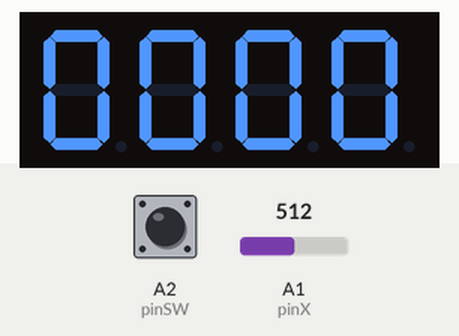
Bench run of a sketch on a simulated Arduino Uno, built with avr-gcc and run on an emulated ATmega328P. Parts: 4-digit seven-segment display. Wiring (inferred from the names in the program): 4-digit 7-segment display, segments lit when HIGH: segments pin 12, pin 8, pin 5, pin 3, pin 2, pin 11, pin 6, pin 4; digit selects pin 7, pin 9, pin 10, pin 13. The inputs (shaded band) are chosen by the test bench; at power-on: A2 (pinSW) HIGH, A1 (pinX) = 512. The segment pins are drawn as the display they are named for; what the sketch prints to the serial monitor is not drawn.

Above: at 1.2 s.
1.3 s: A2 (pinSW) pulled LOW for 0.15 s
2.9 s: A1 (pinX) set to 390
Timing chart, 0 to 5.9 s (numbered marks = the images above; inputs shaded):
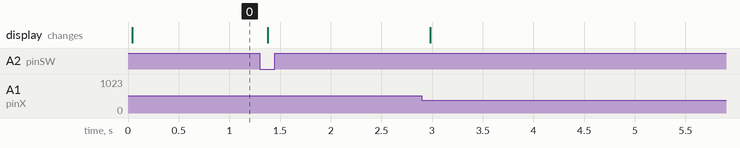

The sketch:

lab5-4x7segmentjoystick.ino
```cpp
const int pinA = 12;
const int pinB = 8;
const int pinC = 5;
const int pinD = 3;
const int pinE = 2;
const int pinF = 11;
const int pinG = 6;
const int pinDP = 4;
const int pinD1 = 7;
const int pinD2 = 9;
const int pinD3 = 10;
const int pinD4 = 13;

// declare all the joystick pins
const int pinSW = A2; // digital pin connected to switch output
const int pinX = A1; // A1 - analog pin connected to X output
const int pinY = A0; // A0 - analog pin connected to Y output

const int segSize = 8;

const int noOfDisplays = 4;
const int noOfDigits = 10;

byte editingDigit = -1;
byte dpState = HIGH;

int swState = LOW;
int lastSwState = LOW;
int switchValue;
int xValue = 0;
int yValue = 0;

int currentNumber = 0;
unsigned long delayBlinking = 300;  // incrementing interval
unsigned long lastBlinking = 0;

int minThreshold = 400;
int maxThreshold = 600;
bool joyMoved = false;

enum State {
  NO_SELECTION, SELECTING_DIGIT, EDITING_DIGIT
}currentState;

int pow10(int n)
{
    static int pow10[10] = {
        1, 10, 100, 1000
    };

    return pow10[n];
}

// segments array, similar to before
int segments[segSize] = {
  pinA, pinB, pinC, pinD, pinE, pinF, pinG, pinDP
};
// digits array, to switch between them easily
int digits[noOfDisplays] = {
  pinD1, pinD2, pinD3, pinD4
};

byte digitMatrix[noOfDigits][segSize - 1] = {
  // a  b  c  d  e  f  g
  {1, 1, 1, 1, 1, 1, 0}, // 0
  {0, 1, 1, 0, 0, 0, 0}, // 1
  {1, 1, 0, 1, 1, 0, 1}, // 2
  {1, 1, 1, 1, 0, 0, 1}, // 3
  {0, 1, 1, 0, 0, 1, 1}, // 4
  {1, 0, 1, 1, 0, 1, 1}, // 5
  {1, 0, 1, 1, 1, 1, 1}, // 6
  {1, 1, 1, 0, 0, 0, 0}, // 7
  {1, 1, 1, 1, 1, 1, 1}, // 8
  {1, 1, 1, 1, 0, 1, 1}  // 9
};


void displayNumber(byte digit, byte decimalPoint) {
  for (int i = 0; i < segSize - 1; i++) {
    digitalWrite(segments[i], digitMatrix[digit][i]);
  }

  // write the decimalPoint to DP pin
  digitalWrite(pinDP, decimalPoint);
}

// activate the display no. received as param
void showDigit(int num) {
  for (int i = 0; i < noOfDisplays; i++) {
    digitalWrite(digits[i], HIGH);
  }
  digitalWrite(digits[num], LOW);
}


void setup() {
  for (int i = 0; i < segSize - 1; i++)
  {
    pinMode(segments[i], OUTPUT);
  }
  for (int i = 0; i < noOfDisplays; i++)
  {
    pinMode(digits[i], OUTPUT);
  }
  Serial.begin(9600);
  pinMode(pinDP, OUTPUT);
  pinMode(pinSW, INPUT_PULLUP);

  currentState = NO_SELECTION;
}

void loop() {
  int number;
  int digit;
  int lastDigit;
  // Serial.println(currentNumber);

  number = currentNumber;
  digit = 0;

  while (number != 0) {
    lastDigit = number % 10;  // get the last digit
    showDigit(digit);
    displayNumber(lastDigit, (editingDigit == digit && dpState));
    // increase this delay to see multiplexing in action. At about 100 it becomes obvious
    delay(5);
    digit++;            // move to next display
    number = number / 10;
  }
  if(currentNumber < 1000) {
    showDigit(3);
    displayNumber(0, editingDigit == 3 && dpState);
    delay(5);
  }
  if(currentNumber < 100){
    showDigit(2);
    displayNumber(0, editingDigit == 2 && dpState);
    delay(5);
  }
  if(currentNumber < 10){
    showDigit(1);
    displayNumber(0, editingDigit == 1 && dpState);
    delay(5);
  }
  if(currentNumber == 0) {
    showDigit(0);
    displayNumber(0, editingDigit == 0 && dpState);
    delay(5);
  }

  if(currentState == NO_SELECTION) {
    swState = digitalRead(pinSW);
    if (swState !=  lastSwState) {
      if (swState == LOW) {
        currentState = SELECTING_DIGIT;
        dpState = HIGH;
        // Serial.println("Now selecting digit");
        editingDigit = 0;
      }
    }
    lastSwState = swState;
  }

  if(currentState == SELECTING_DIGIT) {
    xValue = 1023 - analogRead(pinX);
    if (xValue < minThreshold && joyMoved == false) {
      if (editingDigit > 0) {
        editingDigit--;
      } else {
        editingDigit = 3;
      }
      Serial.println(editingDigit);
      joyMoved = true;
    }
    if (xValue > maxThreshold && joyMoved == false) {
      if (editingDigit < 3) {
        editingDigit++;
      } else {
        editingDigit = 0;
      }
      Serial.println(editingDigit);
      joyMoved = true;
    }

    if (xValue >= minThreshold && xValue <= maxThreshold) {
      joyMoved = false;
    }

    swState = digitalRead(pinSW);
    if (swState !=  lastSwState) {
      if (swState == LOW) {
        currentState = EDITING_DIGIT;
      }
    }
    lastSwState = swState;
  }

  if(currentState == EDITING_DIGIT) {
    yValue = analogRead(pinY);
    int p10 = pow10(editingDigit);
    if (yValue < minThreshold && joyMoved == false) {
      // joystick moved down
      if(currentNumber / p10 % 10 > 0) {
        currentNumber -= p10;
        //Serial.print("A scazut ");
        //Serial.println(p10);
      } else {
        currentNumber += 9 * p10;
        //Serial.print("A adunat ");
        //Serial.println(p10 * 9);
      }

      joyMoved = true;
    }
    if (yValue > maxThreshold && joyMoved == false) {
      // joystick moved up
      if(currentNumber / p10 % 10 < 9) {
        currentNumber += p10;
        //Serial.print("A adunat ");
        //Serial.println(p10);
      } else {
        currentNumber -= p10 * 9;
        //Serial.print("A scazut ");
        //Serial.println(p10 * 9);
      }
      joyMoved = true;
    }

    if (yValue >= minThreshold && yValue <= maxThreshold) {
      joyMoved = false;
    }

    swState = digitalRead(pinSW);
    if (swState !=  lastSwState) {
      if (swState == LOW) {
        currentState = SELECTING_DIGIT;
        dpState = HIGH;
      }
    }
    lastSwState = swState;
  }

  if(currentState == EDITING_DIGIT) {
    if(millis() - lastBlinking >= delayBlinking) {
      dpState = !dpState;
      lastBlinking = millis();
    }
  }
}
```
